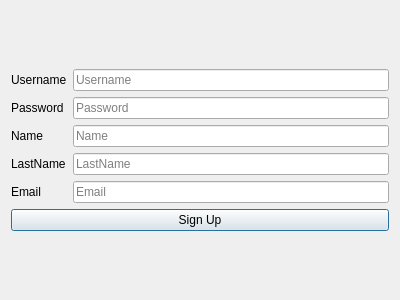
<?xml version="1.0" encoding="UTF-8"?>
<ui version="4.0">
 <class>SignUpWindow</class>
 <widget class="QDialog" name="SignUpWindow">
  <property name="geometry">
   <rect>
    <x>0</x>
    <y>0</y>
    <width>400</width>
    <height>300</height>
   </rect>
  </property>
  <property name="windowTitle">
   <string>Sign Up</string>
  </property>
  <layout class="QGridLayout" name="gridLayout_2">
   <item row="2" column="0">
    <spacer name="verticalSpacer_2">
     <property name="orientation">
      <enum>Qt::Vertical</enum>
     </property>
     <property name="sizeHint" stdset="0">
      <size>
       <width>20</width>
       <height>40</height>
      </size>
     </property>
    </spacer>
   </item>
   <item row="1" column="0">
    <layout class="QGridLayout" name="gridLayout">
     <item row="0" column="0">
      <layout class="QFormLayout" name="formLayout">
       <item row="1" column="0">
        <widget class="QLabel" name="label">
         <property name="text">
          <string>Username</string>
         </property>
         <property name="buddy">
          <cstring>UsernameLE</cstring>
         </property>
        </widget>
       </item>
       <item row="1" column="1">
        <widget class="QLineEdit" name="UsernameLE">
         <property name="placeholderText">
          <string>Username</string>
         </property>
        </widget>
       </item>
       <item row="2" column="0">
        <widget class="QLabel" name="label_2">
         <property name="text">
          <string>Password</string>
         </property>
         <property name="buddy">
          <cstring>PasswordLE</cstring>
         </property>
        </widget>
       </item>
       <item row="2" column="1">
        <widget class="QLineEdit" name="PasswordLE">
         <property name="toolTip">
          <string/>
         </property>
         <property name="text">
          <string/>
         </property>
         <property name="echoMode">
          <enum>QLineEdit::Password</enum>
         </property>
         <property name="placeholderText">
          <string>Password</string>
         </property>
        </widget>
       </item>
       <item row="3" column="0">
        <widget class="QLabel" name="label_3">
         <property name="text">
          <string>Name</string>
         </property>
         <property name="buddy">
          <cstring>NameLE</cstring>
         </property>
        </widget>
       </item>
       <item row="3" column="1">
        <widget class="QLineEdit" name="NameLE">
         <property name="placeholderText">
          <string>Name</string>
         </property>
        </widget>
       </item>
       <item row="4" column="0">
        <widget class="QLabel" name="label_4">
         <property name="text">
          <string>LastName</string>
         </property>
         <property name="buddy">
          <cstring>LastNameLE</cstring>
         </property>
        </widget>
       </item>
       <item row="4" column="1">
        <widget class="QLineEdit" name="LastNameLE">
         <property name="placeholderText">
          <string>LastName</string>
         </property>
        </widget>
       </item>
       <item row="5" column="0">
        <widget class="QLabel" name="label_5">
         <property name="text">
          <string>Email</string>
         </property>
         <property name="buddy">
          <cstring>EmailLE</cstring>
         </property>
        </widget>
       </item>
       <item row="5" column="1">
        <widget class="QLineEdit" name="EmailLE">
         <property name="placeholderText">
          <string>Email</string>
         </property>
        </widget>
       </item>
      </layout>
     </item>
     <item row="1" column="0">
      <widget class="QPushButton" name="SignUpButton">
       <property name="text">
        <string>Sign Up</string>
       </property>
      </widget>
     </item>
    </layout>
   </item>
   <item row="0" column="0">
    <spacer name="verticalSpacer">
     <property name="orientation">
      <enum>Qt::Vertical</enum>
     </property>
     <property name="sizeHint" stdset="0">
      <size>
       <width>20</width>
       <height>40</height>
      </size>
     </property>
    </spacer>
   </item>
  </layout>
 </widget>
 <resources/>
 <connections/>
</ui>
